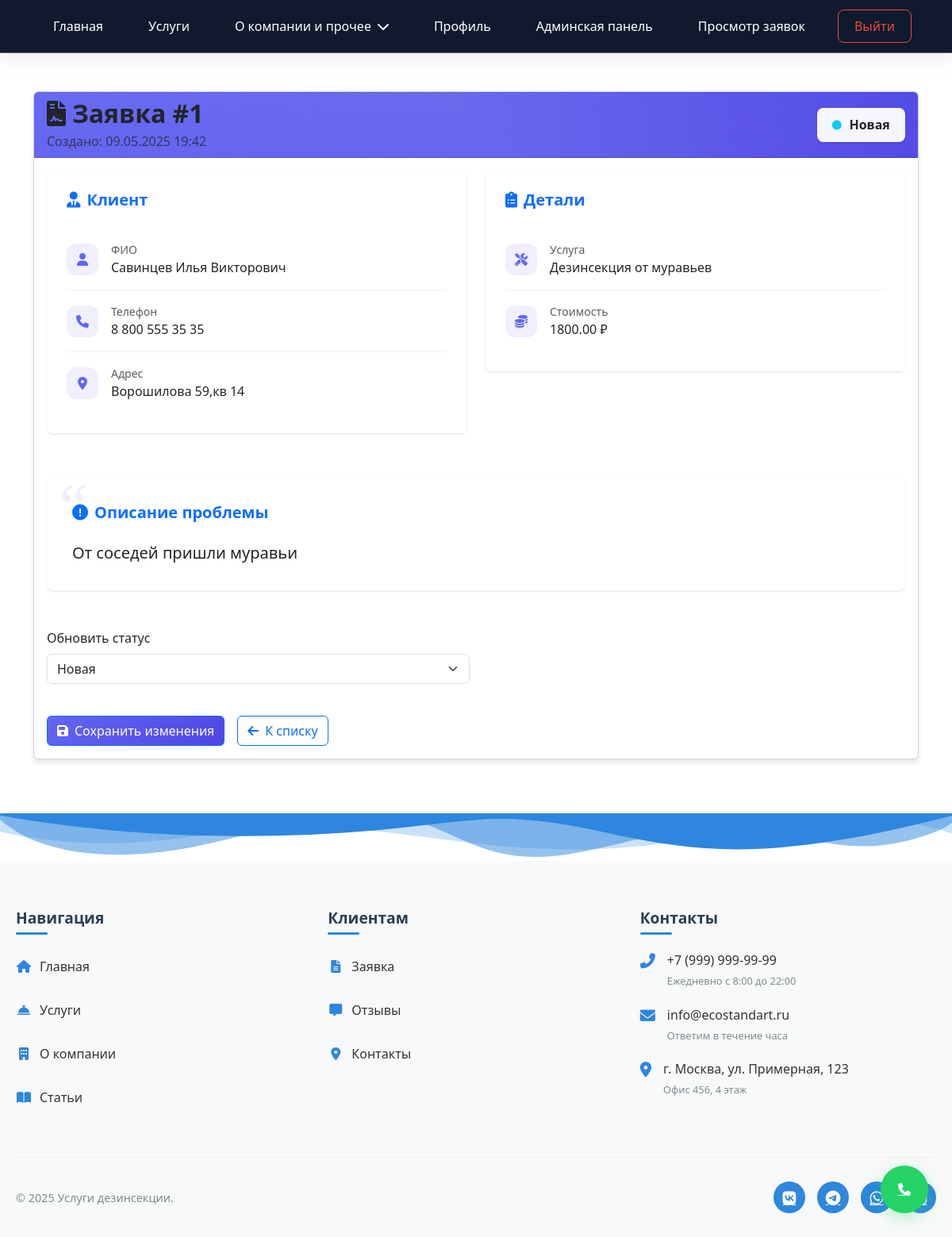
/accounts/requests/1/ (signed in), run on the app's committed database.
### accounts/models.py (models this page shows, shortened)
class ServiceRequest(models.Model):
    user = models.ForeignKey(User, on_delete=models.CASCADE, related_name='requests')
    service = models.ForeignKey('Service', on_delete=models.SET_NULL, null=True, blank=True)
    custom_service = models.CharField(max_length=200, blank=True, null=True)
    problem_description = models.TextField()
    full_name = models.CharField(max_length=100)
    phone = models.CharField(max_length=20)
    address = models.TextField()
    status = models.CharField(max_length=20, choices=RequestStatus.choices, default=RequestStatus.NEW)
    price = models.DecimalField(max_digits=10, decimal_places=2, null=True, blank=True)
    created_at = models.DateTimeField(auto_now_add=True)
    updated_at = models.DateTimeField(auto_now=True)

class Service(models.Model):
    name = models.CharField(max_length=200)
    description = models.TextField()
    price_min = models.DecimalField(max_digits=10, decimal_places=2, verbose_name="Минимальная цена", default=0.00)
    price_max = models.DecimalField(max_digits=10, decimal_places=2, verbose_name="Максимальная цена", default=0.00)
    equipment_image = models.ImageField(upload_to='equipment/', blank=True, null=True)

### accounts/views.py (the view)
# urls.py: path('requests/<int:pk>/', views.request_detail, name='request_detail'),
@login_required
@user_passes_test(is_admin_or_manager)
def request_detail(request, pk):
    service_request = get_object_or_404(ServiceRequest, pk=pk)
    status_choices = RequestStatus.choices
    if request.method == 'POST':
        new_status = request.POST.get('status')
        if new_status:
            service_request.status = new_status
            service_request.save()
            return redirect('request_detail', pk=pk)
    return render(request, 'accounts/request_detail.html', {
        'request': service_request,
        'status_choices': status_choices
    })

### accounts/views.py (called while the page is built)
def is_admin_or_manager(user):
    return user.is_staff or user.groups.filter(name='Менеджер').exists()

### templates/accounts/request_detail.html (shortened to what this page needs)
<!DOCTYPE html>
<html lang="ru">
<head>
    <link href="https://cdn.jsdelivr.net/npm/bootstrap@5.3.2/dist/css/bootstrap.min.css" rel="stylesheet">
    <link rel="stylesheet" href="https://cdnjs.cloudflare.com/ajax/libs/font-awesome/6.4.2/css/all.min.css">
</head>
<body>
{% include 'includes/navbar.html' %}
<div class="container py-5">
    <div class="card">
        <div class="card-header d-flex justify-content-between align-items-center">
            <div class="position-relative">
                <h2 class="mb-0 fw-bold"><i class="fas fa-file-contract me-2"></i>Заявка #{{ request.id }}</h2>
                <div class="text-muted mt-1">Создано: {{ request.created_at|date:"d.m.Y H:i" }}</div>
            </div>
            <span class="status-badge">
                <i class="fas fa-circle fa-xs text-{% if request.status == 'completed' %}success{% elif request.status == 'in_progress' %}warning{% else %}info{% endif %}"></i>
                {{ request.get_status_display }}
            </span>
        </div>
        <div class="card-body">
            <div class="row g-4">
                <div class="col-lg-6">
                    <div class="info-section">
                        <h5 class="mb-4 fw-semibold text-primary"><i class="fas fa-user-tie me-2"></i>Клиент</h5>
                        <div class="detail-item">
                            <div class="detail-icon"><i class="fas fa-user"></i></div>
                            <div>
                                <div class="text-muted small">ФИО</div>
                                <div class="fw-medium">{{ request.full_name }}</div>
                            </div>
                        </div>
                        <div class="detail-item">
                            <div class="detail-icon"><i class="fas fa-phone"></i></div>
                            <div>
                                <div class="text-muted small">Телефон</div>
                                <div>{{ request.phone }}</div>
                            </div>
                        </div>
                        <div class="detail-item">
                            <div class="detail-icon"><i class="fas fa-map-marker-alt"></i></div>
                            <div>
                                <div class="text-muted small">Адрес</div>
                                <div>{{ request.address }}</div>
                            </div>
                        </div>
                    </div>
                </div>
                <div class="col-lg-6">
                    <div class="info-section">
                        <h5 class="mb-4 fw-semibold text-primary"><i class="fas fa-clipboard-list me-2"></i>Детали</h5>
                        <div class="detail-item">
                            <div class="detail-icon"><i class="fas fa-tools"></i></div>
                            <div>
                                <div class="text-muted small">Услуга</div>
                                <div>{{ request.service.name|default:request.custom_service }}</div>
                            </div>
                        </div>
                        <div class="detail-item">
                            <div class="detail-icon"><i class="fas fa-coins"></i></div>
                            <div>
                                <div class="text-muted small">Стоимость</div>
                                <div>{% if request.price %}{{ request.price }} ₽{% else %}—{% endif %}</div>
                            </div>
                        </div>
                    </div>
                </div>
            </div>
            <div class="problem-description">
                <h5 class="mb-4 fw-semibold text-primary"><i class="fas fa-exclamation-circle me-2"></i>Описание проблемы</h5>
                <div class="lead">{{ request.problem_description }}</div>
            </div>
            <form method="post" class="mt-5">
                <div class="row g-3">
                    <div class="col-md-6">
                        <label for="status" class="form-label fw-medium">Обновить статус</label>
                        <select name="status" id="status" class="form-select">
                            {% for value, display in status_choices %}
                            <option value="{{ value }}" {% if request.status == value %}selected{% endif %}>{{ display }}</option>
                            {% endfor %}
                        </select>
                    </div>
                    <div class="col-12">
                        <div class="d-flex gap-3 mt-4">
                            <button type="submit" class="btn btn-primary">
                                <i class="fas fa-save me-2"></i>Сохранить изменения
                            </button>
                            <a href="{% url 'request_list' %}" class="btn btn-outline-primary">
                                <i class="fas fa-arrow-left me-2"></i>К списку
                            </a>
                        </div>
                    </div>
                </div>
            </form>
        </div>
    </div>
</div>
{% include 'includes/footer.html' %}
{% include 'includes/base.html' %}
</body>
</html>

### templates/accounts/request_detail.html (style rules this page uses)
:root { --primary: #6366f1; --primary-dark: #4f46e5; --accent: #f59e0b; --success: #10b981; --warning: #fbbf24; --glass-bg: rgba(255, 255, 255, 0.95); --shadow-sm: 0 1px 3px rgba(0,0,0,0.12); --shadow-md: 0 4px 6px rgba(0,0,0,0.1); --border-radius: 1rem; }
body { background: #f8fafc; font-family: 'Inter', system-ui, -apple-system, sans-serif; min-height: 100vh; }
.card { border: none; border-radius: var(--border-radius); background: var(--glass-bg); backdrop-filter: blur(12px); box-shadow: var(--shadow-md); transition: transform 0.3s cubic-bezier(0.4, 0, 0.2, 1); overflow: hidden; }
.card-header { background: linear-gradient(135deg, var(--primary), var(--primary-dark)); color: white; padding: 2rem; position: relative; overflow: hidden; }
.card-header::before { content: ""; position: absolute; top: -50%; left: -50%; width: 200%; height: 200%; background: linear-gradient(45deg, transparent 20%, rgba(255,255,255,0.1) 50%, transparent 80%); animation: shine 3s infinite; }
.status-badge { padding: 0.6rem 1.2rem; border-radius: 0.5rem; font-weight: 600; background: var(--glass-bg); backdrop-filter: blur(10px); box-shadow: var(--shadow-sm); display: inline-flex; align-items: center; gap: 0.6rem; transition: all 0.3s ease; }
.info-section { background: var(--glass-bg); border-radius: calc(var(--border-radius) - 0.5rem); padding: 1.5rem; margin-bottom: 1.5rem; box-shadow: var(--shadow-sm); border: 1px solid rgba(255,255,255,0.3); }
.detail-item { display: flex; align-items: center; padding: 1rem 0; border-bottom: 1px solid rgba(0,0,0,0.05); gap: 1rem; }
.detail-item:last-child { border-bottom: none; }
.detail-icon { width: 2.5rem; height: 2.5rem; display: flex; align-items: center; justify-content: center; background: rgba(99, 102, 241, 0.1); color: var(--primary); border-radius: 0.75rem; flex-shrink: 0; }
.problem-description { background: var(--glass-bg); border-radius: calc(var(--border-radius) - 0.5rem); padding: 2rem; margin: 2rem 0; position: relative; box-shadow: var(--shadow-sm); }
.problem-description::before { content: "“"; position: absolute; top: -1.5rem; left: 1rem; font-size: 5rem; color: var(--primary); opacity: 0.1; font-family: serif; }
.form-select { border: 1px solid rgba(0,0,0,0.1); border-radius: 0.75rem; padding: 1rem 1.5rem; transition: all 0.3s ease; background-position: right 1rem center; background-size: 16px 12px; }
.btn-primary { background: linear-gradient(135deg, var(--primary), var(--primary-dark)); border: none; padding: 1rem 2rem; border-radius: 0.75rem; font-weight: 600; position: relative; overflow: hidden; transition: all 0.3s cubic-bezier(0.4, 0, 0.2, 1); }

### data on the page
ServiceRequest: id "1", created_at "09.05.2025 19:42", status "Новая", full_name "Савинцев Илья Викторович", phone "8 800 555 35 35", address "Ворошилова 59,кв 14", service.name "Дезинсекция от муравьев", price "1800.00", problem_description "От соседей пришли муравьи"
